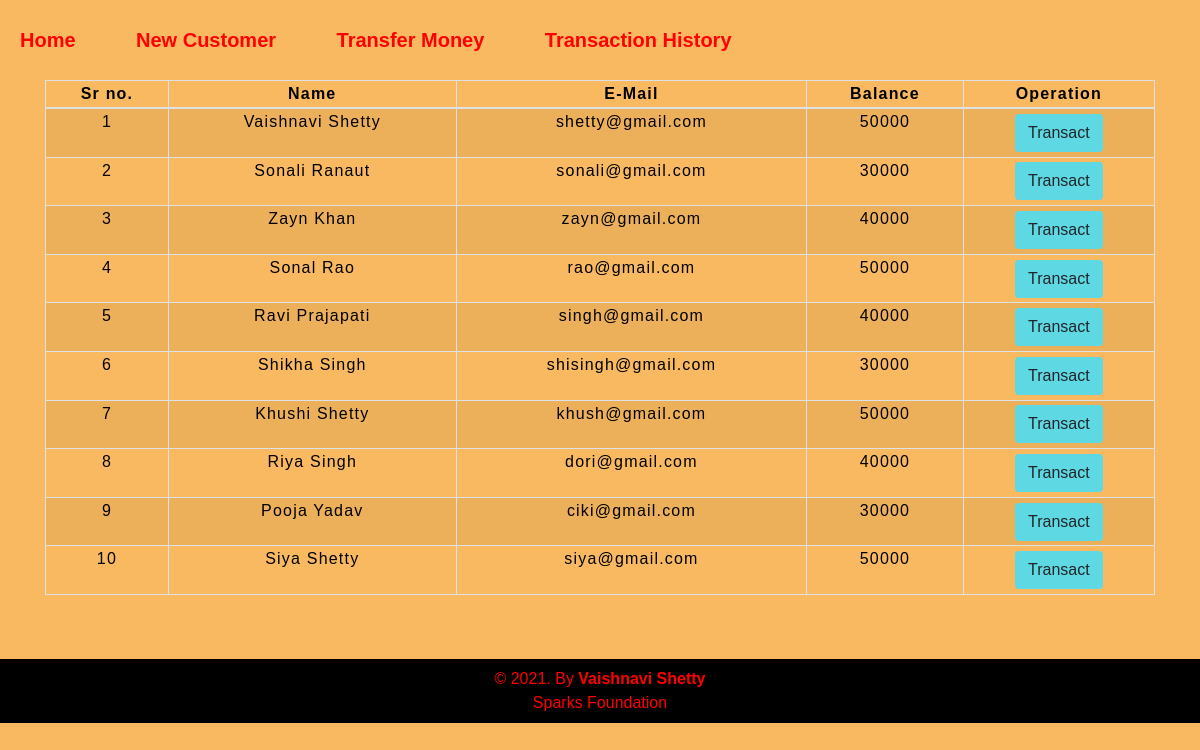
The app's page /transfermoney.php with its own data.
### tables this page shows
CREATE TABLE `users` (
  `id` int(3) NOT NULL,
  `name` text NOT NULL,
  `email` varchar(30) NOT NULL,
  `balance` int(8) NOT NULL
);

### transfermoney.php (the view, shortened to what this page needs)
<html lang="en">
<head>
    <link rel="stylesheet" href="https://maxcdn.bootstrapcdn.com/bootstrap/4.0.0/css/bootstrap.min.css">
    <link rel="stylesheet" type="text/css" href="css/table.css">
</head>
<body style="background-color : #F9B960;height:100%">
<?php
    include 'config.php';
    $sql = "SELECT * FROM users";
    $result = mysqli_query($conn,$sql);
?>
<?php
  include 'navbar.php';
?>
<div class="container">
            <div class="row">
                <div class="col">
                    <div class="table-responsive-sm">
                    <table   width="100%"  class="table table-hover table-sm table-striped table-condensed table-bordered" style="border-color:black;">
                        <thead style="color : black;">
                            <tr>
                            <th scope="col" class="text-center py-1">Sr no.</th>
                            <th scope="col" class="text-center py-1">Name</th>
                            <th scope="col" class="text-center py-1">E-Mail</th>
                            <th scope="col" class="text-center py-1">Balance</th>
                            <th scope="col" class="text-center py-1">Operation</th>
                            </tr>
                        </thead>
                        <tbody>
                <?php
                    while($rows=mysqli_fetch_assoc($result)){
                ?>
                    <tr style="color : black;">
                        <td class="py-1"><?php echo $rows['id'] ?></td>
                        <td class="py-1"><?php echo $rows['name']?></td>
                        <td class="py-1"><?php echo $rows['email']?></td>
                        <td class="py-1"><?php echo $rows['balance']?></td>
                        <td><a href="selecteduserdetail.php?id= <?php echo $rows['id'] ;?>"> <button type="button" class="btn" style="background-color : #5ed9e4;;">Transact</button></a></td>
                    </tr>
                <?php
                    }
                ?>
                        </tbody>
                    </table>
                    </div>
                </div>
            </div>
         </div>
         <footer class="text-center mt-5 py-2">
         <p>&copy 2021. By <b>Vaishnavi Shetty</b> <br> Sparks Foundation</p>
        </footer>
</body>
</html>

### navbar.php (shortened to what this page needs)
<link rel="stylesheet" href="https://stackpath.bootstrapcdn.com/bootstrap/4.5.2/css/bootstrap.min.css">
      <ul >
        <li class="navbar-link">
          <a class="navbar-brand"  href="index.php" style="color : red;"><b>Home</b></a>
        </li>
        <li class="navbar-link">
          <a class="navbar-brand"  href="createuser.php" style="color : red;"><b>New Customer</b></a>
        </li>
        <li class="navbar-link">
          <a class="navbar-brand" href="transfermoney.php" style="color : red;"><b>Transfer Money</b></a>
        </li>
        <li class="navbar-link">
          <a class="navbar-brand"  href="transactionhistory.php" style="color : red;"><b>Transaction History</b></a>
        </li>

### table.css (style rules this page uses)
* { padding: 0; margin: 0; box-sizing: border-box; font-family: sans-serif; }
table { letter-spacing: 1.2px; }
td { text-align: center; }
button { border:none; background: #d9d9d9; transition: 1s; }

### transfermoney.php (style rules this page uses)
button { transition: 1.5s; }
footer { background-color: black; text-align: center; left: 0%; width:100%; height:8%; bottom:0; color:red; }
li { display: inline-block; color: red; padding: 10px; font-size: large; margin: 10px; }

### records on screen
users: id "1", name "Vaishnavi Shetty", email "shetty@gmail.com", balance "50000"
users: id "2", name "Sonali Ranaut", email "sonali@gmail.com", balance "30000"
users: id "3", name "Zayn Khan", email "zayn@gmail.com", balance "40000"
users: id "4", name "Sonal Rao", email "rao@gmail.com", balance "50000"
users: id "5", name "Ravi Prajapati", email "singh@gmail.com", balance "40000"
users: id "6", name "Shikha Singh", email "shisingh@gmail.com", balance "30000"
users: id "7", name "Khushi Shetty", email "khush@gmail.com", balance "50000"
users: id "8", name "Riya Singh", email "dori@gmail.com", balance "40000"
users: id "9", name "Pooja Yadav", email "ciki@gmail.com", balance "30000"
users: id "10", name "Siya Shetty", email "siya@gmail.com", balance "50000"
